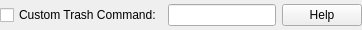
            <widget class="QWidget" name="customTrashContainer" native="true">
             <property name="minimumSize">
              <size>
               <width>0</width>
               <height>30</height>
              </size>
             </property>
             <property name="maximumSize">
              <size>
               <width>16777215</width>
               <height>30</height>
              </size>
             </property>
             <layout class="QHBoxLayout" name="customTrashLayout">
              <property name="leftMargin">
               <number>0</number>
              </property>
              <property name="topMargin">
               <number>0</number>
              </property>
              <property name="rightMargin">
               <number>0</number>
              </property>
              <property name="bottomMargin">
               <number>0</number>
              </property>
              <item>
               <widget class="QCheckBox" name="customTrashCheckBox">
                <property name="text">
                 <string>Custom Trash Command:</string>
                </property>
               </widget>
              </item>
              <item>
               <widget class="QLineEdit" name="customTrashCommandLineEdit"/>
              </item>
              <item>
               <widget class="QPushButton" name="customTrashHelpButton">
                <property name="text">
                 <string>Help</string>
                </property>
               </widget>
              </item>
             </layout>
            </widget>
